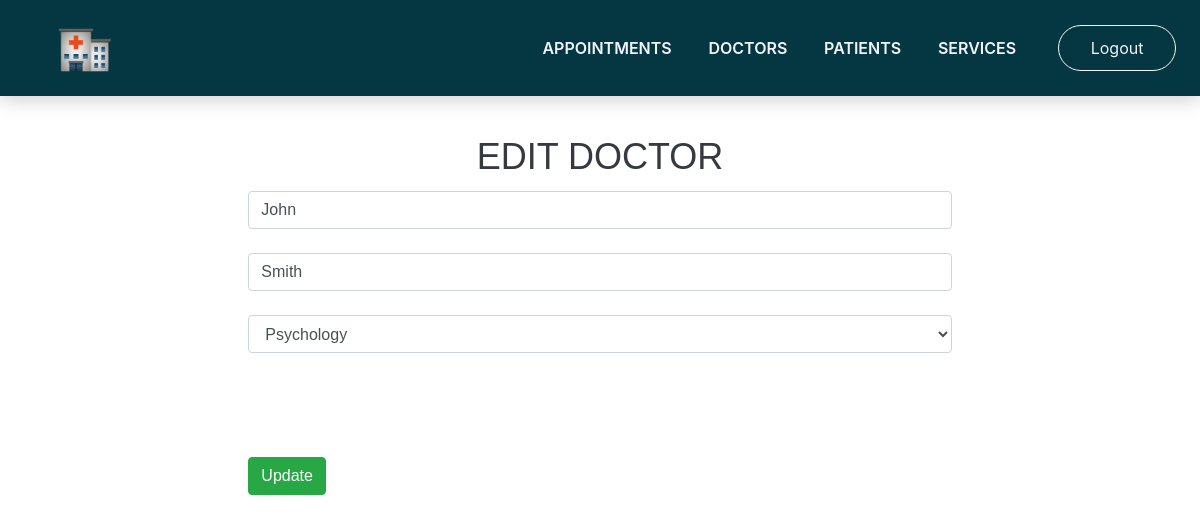
Page /editdoctor.php?id=6 (signed in) on the committed database.
### tables this page shows
CREATE TABLE `doctors` (
  `id` int(11) NOT NULL,
  `name` varchar(20) NOT NULL,
  `surname` varchar(20) NOT NULL,
  `serviceId` int(11) DEFAULT NULL
);

CREATE TABLE `medicalservices` (
  `id` int(11) NOT NULL,
  `serviceName` varchar(20) NOT NULL
);

### editdoctor.php (the view, shortened to what this page needs)
<?php
require('sys.php');
if (isset($_GET['id'])) {
    $id = $_GET['id'];
    $check = $db->prepare("SELECT * FROM doctors WHERE ID = ?");
    $check->execute([$id]);
    $doc = $check->fetch(PDO::FETCH_ASSOC);
}
?>
<div class="setTop">
    <?php
    include('adminheader.php')
        ?>
</div>
<div class="adminFooter">
    <section class="page-section">
        <div class="container">
            <h2 class="page-section-heading text-center text-uppercase text-dark mb-0">Edit Doctor</h2>
            <br>
            <div class="row">
                <div class="col-lg-8 mx-auto">
                    <form method="POST">
                        <div class="control-group">
                            <div class="form-group controls mb-3 pb-2">
                                <input class="form-control" name="name" type="text" placeholder="Name"
                                    required="required" value="<?php echo $doc["name"] ?>" />
                            </div>
                            <div class="form-group controls mb-3 pb-2">
                                <input class="form-control" name="surname" type="text" placeholder="Surname"
                                    required="required" value="<?php echo $doc["surname"]; ?>" />
                            </div>
                            <div class=" form-group controls mb-3 pb-2">
                                <select class="form-control" id="serviceId" name="serviceId">
                                    <option selected disabled value="<?php echo $doc["serviceId"]; ?>"><?php
                                       $serviceId = $doc["serviceId"];
                                       $sqlService = $db->prepare("SELECT * FROM medicalservices where id=$serviceId");
                                       $sqlService->execute();
                                       $rowService = $sqlService->fetch();
                                       echo $rowService["serviceName"]; ?>
                                    </option>
                                </select>
                            </div>
                        </div>
                        <div class="form-group mt-lg-5"><button class="btn btn-success mt-lg-5" type="submit">Update</button>
                        </div>
                    </form>
                </div>
            </div>
        </div>
    </section>
</div>

### assets/css/style.css (style rules this page uses)
* { min-zoom: 100%; max-zoom: 100%; }
body { min-zoom: 100%; max-zoom: 100%; }
.page-section { padding: 6rem 0; min-height: 478px; }
.page-section .page-section-heading { font-size: 2.25rem; line-height: 2rem; }
.adminFooter { margin: auto; padding: 10px; height: min-content; box-shadow: 0 1px 1px 0 rgba(0, 0, 0, 0.12); width: 100%; text-align: left; font: normal 16px sans-serif; padding: 45px 50px; position: relative; }

### rows in the picture
doctors: name "John", surname "Smith"
medicalservices: serviceId "Psychology"
